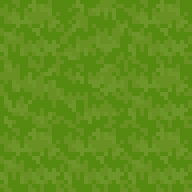

A level layout from a 2D game, rendered from its tile map. Below: a short description, then the map file with its tile-grid data intact:
An orthogonal 3x3 tile map with 64x64 px tiles, 1 tile layer (Tile Layer 1), 2 tilesets and 1 object (Player).

<map version="1.10" tiledversion="1.12.0" orientation="orthogonal" renderorder="right-up" width="3" height="3" tilewidth="64" tileheight="64" infinite="0" nextlayerid="4" nextobjectid="2">
 <tileset firstgid="1" name="!CL_DEMO_64" tilewidth="64" tileheight="64" tilecount="1240" columns="40">
  <image source="../../../../assets/textures/environments/!CL_DEMO_64.png" width="2560" height="1984" />
 </tileset>
 <tileset firstgid="1241" name="duck-Sheet" tilewidth="64" tileheight="64" tilecount="120" columns="24">
  <image source="../../../../assets/textures/characters/duck-Sheet.png" width="1536" height="320" />
 </tileset>
 <layer id="1" name="Tile Layer 1" width="3" height="3">
  <data encoding="csv">
42,43,42,
82,83,42,
42,42,42
</data>
 </layer>
 <objectgroup id="3" name="Interaction">
  <object id="1" name="Jay" type="Player" gid="1241" x="64" y="128" width="64" height="64" />
 </objectgroup>
</map>
